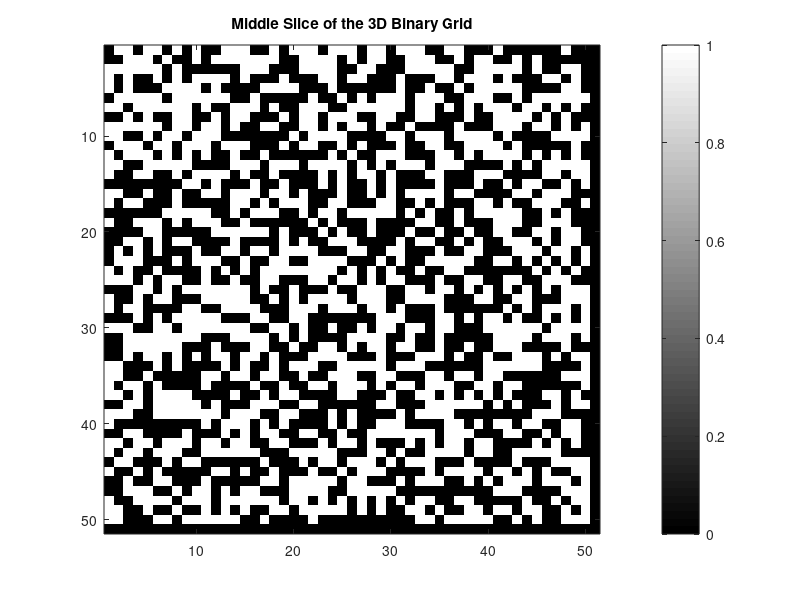

Recreate this plot in MATLAB. (Note: this script raises an error after producing the figure.)





% Generate sample data for x, y, and z
num_points = 1000;
x = rand(num_points, 1) * 100; % Random x-coordinates in range [0, 100]
y = rand(num_points, 1) * 100; % Random y-coordinates in range [0, 100]
z = rand(num_points, 1) * 100; % Random z-coordinates in range [0, 100]

% Generate binary intensity values randomly
intensity = randi([0, 1], num_points, 1);

% Define grid size
grid_size = 51;

% Initialize the 3D binary grid
grid3D = zeros(grid_size, grid_size, grid_size);

% Normalize coordinates to grid indices
x_indices = floor((x - min(x)) / (max(x) - min(x)) * (grid_size - 1)) + 1;
y_indices = floor((y - min(y)) / (max(y) - min(y)) * (grid_size - 1)) + 1;
z_indices = floor((z - min(z)) / (max(z) - min(z)) * (grid_size - 1)) + 1;

% Populate the grid with intensity values
for i = 1:num_points
    grid3D(x_indices(i), y_indices(i), z_indices(i)) = intensity(i);
end

% Example Visualization (middle slice of the 3D binary grid)
figure;
imagesc(grid3D(:,:,round(grid_size/2)));
title('Middle Slice of the 3D Binary Grid');
colormap(gray);
colorbar;


%%


clc
clear



% Step 1: Generate x, y, z points from a 3D grid - 51x51x51
n = 51;
[x, y, z] = ndgrid(1:n, 1:n, 1:n);

% Flatten to 1D arrays for easier manipulation
x = x(:);
y = y(:);
z = z(:);

% Step 2: Shift the points to a randomly selected center
rand_shift = randi([1, n], [1, 3])*1.25;
x_shifted = x + rand_shift(1);
y_shifted = y + rand_shift(2);
z_shifted = z + rand_shift(3);

% Step 3: Shuffle all (x, y, z) points, keeping the integrity
num_points = numel(x_shifted);
perm = randperm(num_points);
x_shuffled = x_shifted(perm);
y_shuffled = y_shifted(perm);
z_shuffled = z_shifted(perm);

% Step 4: Generate binary intensity values for each point
intensity = randi([0, 1], [num_points, 1]);

% Step 5: Organize points in a cell matrix
z_levels = unique(z_shifted); % Unique z values
cellMatrix = cell(length(z_levels), 1);

for i = 1:length(z_levels)
    idx_z = find(z_shifted == z_levels(i));
    points_z = [x_shifted(idx_z), y_shifted(idx_z), z_shifted(idx_z), intensity(idx_z)];
    sorted_points_z = sortrows(points_z, [1 2]); % Sort by x and y within same z
    cellMatrix{i} = sorted_points_z;
end

% Step 6 & 7: Iterate cells, assign grid index, and populate 3D grid
intensityGrid = zeros(n, n, n);

%

Cell1 =  cellMatrix{1};
shift2 = [ min(Cell1) -1  ]  ;

for i = 1:length(z_levels)
    currentCell = cellMatrix{i};
    for j = 1:size(currentCell, 1)

        


        x_idx = currentCell(j, 1) - shift2(1);
        y_idx = currentCell(j, 2) - shift2(2);
        z_idx = currentCell(j, 3) - shift2(3);
        if x_idx > 0 && y_idx > 0 && z_idx > 0 && x_idx <= n && y_idx <= n && z_idx <= n
            intensityGrid(x_idx, y_idx, z_idx) = currentCell(j, 4);
        end
    end
end

% Displaying the output grid is just for verification; it is not part of the 100 lines limit.
disp('3D Intensity Grid:');
% disp(intensityGrid);

imagesc(intensityGrid(:,:,round(n/2)));
title('Middle Slice of the 3D Binary Grid');
colormap(gray);
colorbar;





% Define output directory and file name
outputDir = 'D:\Import To Matlab\2.0 Regular Grid to Imaging Data';
if ~exist(outputDir, 'dir')
    mkdir(outputDir);
end
niftiFile = fullfile(outputDir, 'Random_segmentation.nii');


% Create NIFTI structure using the make_nii function
nii = make_nii(intensityGrid, [1 1 1], [0 0 0], 2); % Ensuring datatype is int16

% Save NIFTI file using the save_nii function provided by the NIFTI toolbox
fprintf('Saving segmentation to %s\n', niftiFile);
save_nii(nii, niftiFile);
fprintf('3D segmentation saved successfully!\n');
fprintf('Script execution complete.\n');


%%



clc
clear

% Step 1: Generate x, y, z points from a 3D grid - 51x51x51
n = 51;
[x, y, z] = ndgrid(1:n, 1:n, 1:n);
% Flatten to 1D arrays for easier manipulation
x = x(:);
y = y(:);
z = z(:);
% Step 2: Shift the points to a randomly selected center
rand_shift = randi([1, n], [1, 3])*1.25;
x_shifted = x + rand_shift(1);
y_shifted = y + rand_shift(2);
z_shifted = z + rand_shift(3);
% Step 3: Shuffle all (x, y, z) points, keeping the integrity
num_points = numel(x_shifted);
perm = randperm(num_points);
x_shuffled = x_shifted(perm);
y_shuffled = y_shifted(perm);
z_shuffled = z_shifted(perm);

% Step 4: Generate binary intensity values for each point
intensity = randi([0, 1], [num_points, 1]);
xyzPoints = [x_shuffled,  y_shifted,  z_shifted  ];




[intensityGrid] =  RegularGridtoBinaryMask( xyzPoints, intensity ); 



% Displaying the output grid is just for verification; it is not part of the 100 lines limit.
disp('3D Intensity Grid:');
% disp(intensityGrid);

imagesc(intensityGrid(:,:,round(n/2)));
title('Middle Slice of the 3D Binary Grid');
colormap(gray);
colorbar;



% Define output directory and file name
outputDir = 'D:\Import To Matlab\2.0 Regular Grid to Imaging Data';
if ~exist(outputDir, 'dir')
    mkdir(outputDir);
end
niftiFile = fullfile(outputDir, 'Random_segmentation.nii');


% Create NIFTI structure using the make_nii function
nii = make_nii(intensityGrid, [1 1 1], [0 0 0], 2); % Ensuring datatype is int16
